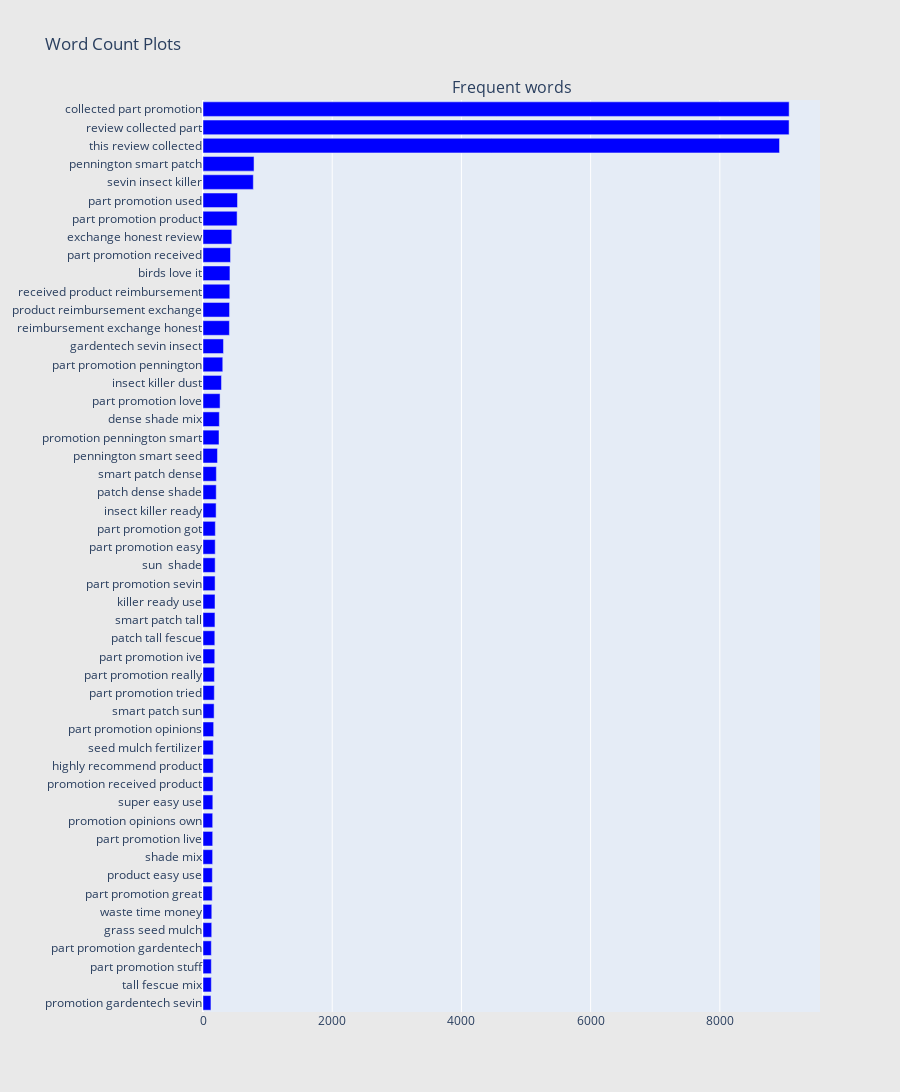

Notebook code for this chart:
### Code cell
## Get the bar chart from bad reviews ##
freq_dict = defaultdict(int)
for sent in df["review_lower"]:
    for word in generate_ngrams(sent,3):
        freq_dict[word] += 1
fd_sorted = pd.DataFrame(sorted(freq_dict.items(), key=lambda x: x[1])[::-1])
fd_sorted.columns = ["word", "wordcount"]
trace0 = horizontal_bar_chart(fd_sorted.head(50), 'blue')

# Creating two subplots
fig = tools.make_subplots(rows=1, cols=1, vertical_spacing=0.04,
                          subplot_titles=["Frequent words"])
fig.append_trace(trace0, 1, 1)
#fig.append_trace(trace1, 1, 2)
fig['layout'].update(height=1200, width=900, paper_bgcolor='rgb(233,233,233)', title="Word Count Plots")
py.iplot(fig, filename='word-plots')

### Figure 1 — Plotly figure (JSON) as saved in the notebook; plotly's stock layout.template omitted (floating-point values rounded to 4 significant figures)
{"data": [{"marker": {"color": "blue"}, "orientation": "h", "showlegend": false, "type": "bar", "x": [123, 129, 129, 129, 135, 136, 143, 145, 149, 150, 150, 152, 154, 158, 159, 165, 172, 175, 177, 182, 183, 185, 186, 187, 188, 189, 191, 203, 205, 207, 224, 248, 253, 264, 286, 306, 317, 409, 411, 415, 417, 426, 446, 528, 534, 779, 790, 8924, 9072, 9073], "xaxis": "x", "y": ["promotion gardentech sevin", "tall fescue mix", "part promotion stuff", "part promotion gardentech", "grass seed mulch", "waste time money", "part promotion great", "product easy use", " shade mix", "part promotion live", "promotion opinions own", "super easy use", "promotion received product", "highly recommend product", "seed mulch fertilizer", "part promotion opinions", "smart patch sun", "part promotion tried", "part promotion really", "part promotion ive", "patch tall fescue", "smart patch tall", "killer ready use", "part promotion sevin", "sun  shade", "part promotion easy", "part promotion got", "insect killer ready", "patch dense shade", "smart patch dense", "pennington smart seed", "promotion pennington smart", "dense shade mix", "part promotion love", "insect killer dust", "part promotion pennington", "gardentech sevin insect", "reimbursement exchange honest", "product reimbursement exchange", "received product reimbursement", "birds love it", "part promotion received", "exchange honest review", "part promotion product", "part promotion used", "sevin insect killer", "pennington smart patch", "this review collected", "review collected part", "collected part promotion"], "yaxis": "y"}], "layout": {"annotations": [{"font": {"size": 16}, "showarrow": false, "text": "Frequent words", "x": 0.5, "xanchor": "center", "xref": "paper", "y": 1, "yanchor": "bottom", "yref": "paper"}], "height": 1200, "paper_bgcolor": "rgb(233,233,233)", "title": {"text": "Word Count Plots"}, "width": 900, "xaxis": {"anchor": "y", "domain": [0, 1]}, "yaxis": {"anchor": "x", "domain": [0, 1]}}}
